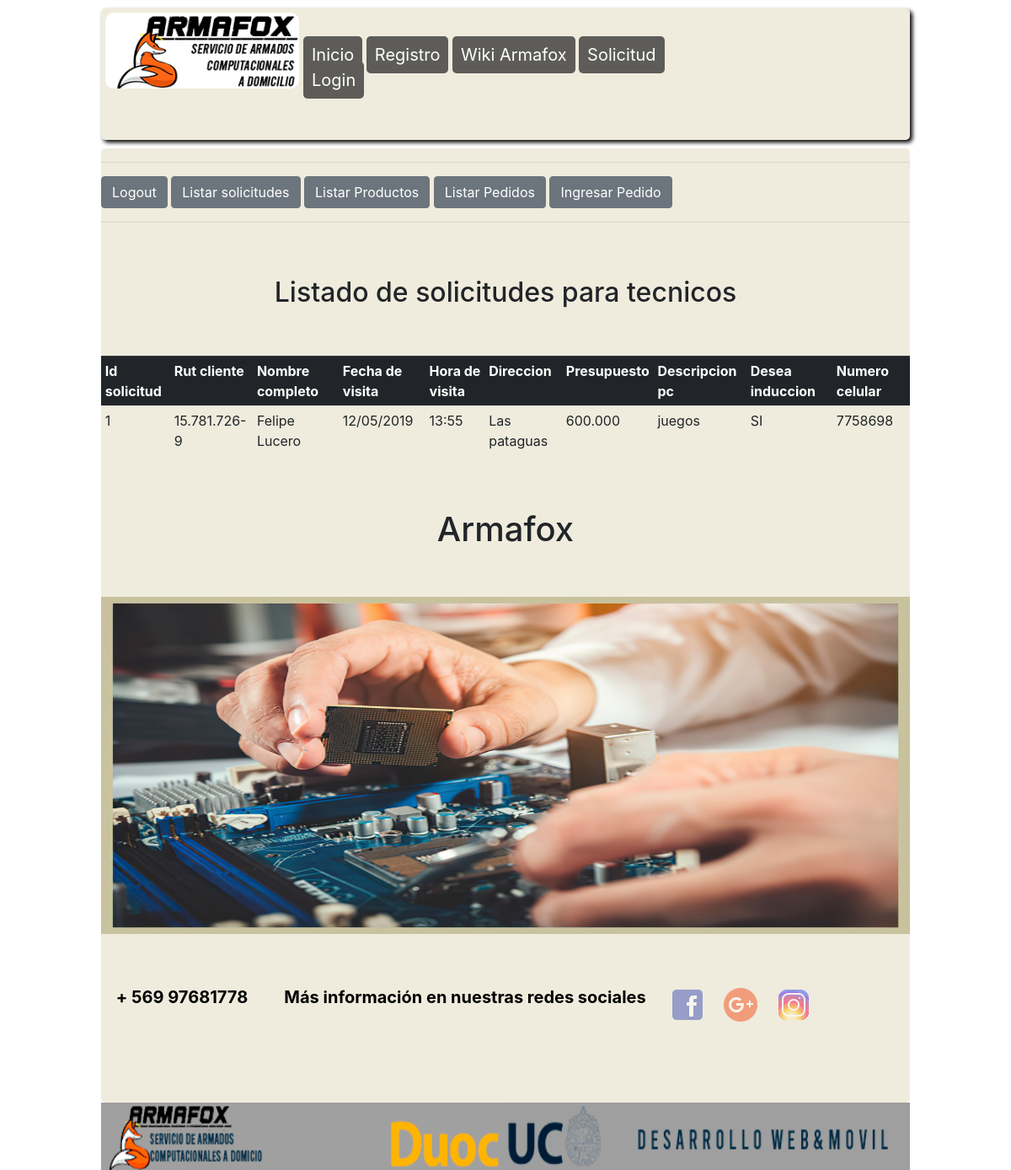
Before: /listar_soli_tecnico (signed in) with the older database file.
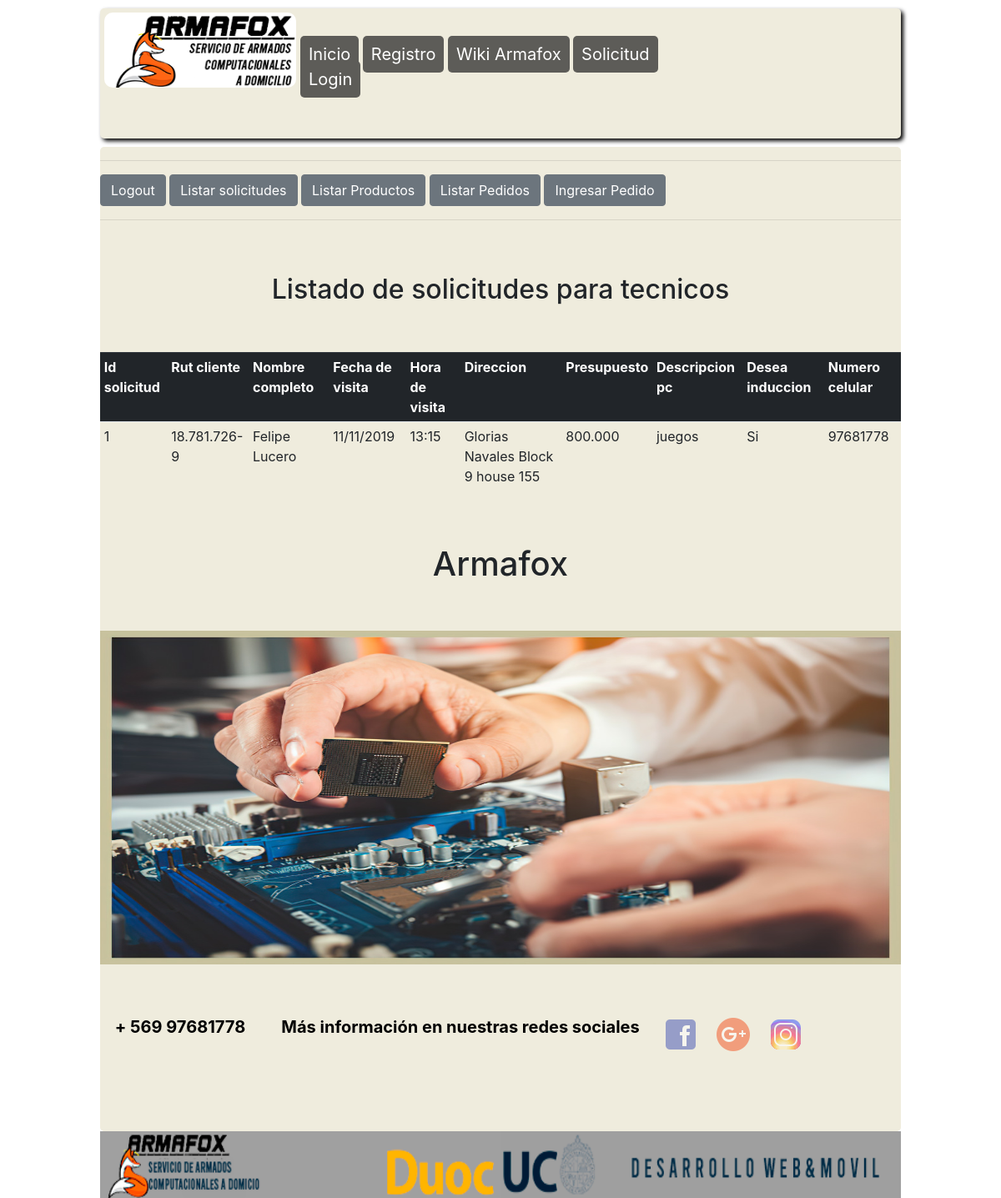
After: the same page with the newer database file.
### app_Armado/models.py (models this page shows, shortened)
class Solicitud(models.Model):
    id_servicio = models.IntegerField(primary_key=True)
    rut_cliente= models.CharField(max_length=12)
    Nombre_completo = models.CharField(max_length=100)
    fecha_de_visita = models.CharField(max_length=10)
    hora_de_visita = models.CharField(max_length=5)
    direccion= models.CharField(max_length=100)
    preosupuesto = models.CharField(max_length=9)
    descripcion_pc_a_solicitar= models.CharField(max_length=50)
    desea_induccion= models.CharField(max_length=2)
    numero_celular = models.CharField(max_length=8)

### app_Armado/views.py (the view)
# urls.py: path('listar_soli_tecnico',login_required(listar_solicitud_tecnico) , name='listar_soli_tecnico'),
def listar_solicitud_tecnico(request):
    soli = Solicitud.objects.all()
    return render(request, 'plantillas/listar_soli_tecnico.html', {'solicitud': soli})

### app_Armado/templates/plantillas/listar_soli_tecnico.html (shortened to what this page needs)
{% extends 'plantillas/Armafox.html' %}
{% block content %}
    <link rel="stylesheet" href="https://stackpath.bootstrapcdn.com/bootstrap/4.1.3/css/bootstrap.min.css">
    <hr/>
    <a class="btn btn-secondary"  href="http://127.0.0.1:8000/accounts/logout/" >Logout</a> </li>
    <a class="btn btn-secondary" role="button"   href="{% url 'listar_soli_tecnico' %}">Listar solicitudes</a>
    <a  class="btn btn-secondary" role="button"    href="{% url 'listar_producto' %}">Listar Productos</a>
    <a  class="btn btn-secondary" role="button"    href="{% url 'listarpedidos' %}">Listar Pedidos</a>
    <a  class="btn btn-secondary" role="button"    href="{% url 'solicitud' %}">Ingresar Pedido</a>
    <hr/>
    <br/>
    <br/>
    <h2 align='center'  >Listado de solicitudes para tecnicos</h2>
    <br/>
    <br/>
    <div class="table-responsive">
        <table class="table table-sm">
            <tr class="thead-dark">
                <th>Id solicitud</th>
                <th>Rut cliente</th>
                <th>Nombre completo</th>
                <th>Fecha de visita</th>
                <th>Hora de visita</th>
                <th>Direccion</th>
                <th>Presupuesto</th>
                <th>Descripcion pc</th>
                <th>Desea induccion</th>
                <th>Numero celular</th>
            </tr>
            {% for s in solicitud %}
            <tr>
                <td>{{s.id_servicio}}</td>
                <td>{{s.rut_cliente}}</td>
                <td>{{s.Nombre_completo}}</td>
                <td>{{s.fecha_de_visita}}</td>
                <td>{{s.hora_de_visita}}</td>
                <td>{{s.direccion}}</td>
                <td>{{s.preosupuesto}}</td>
                <td>{{s.descripcion_pc_a_solicitar}}</td>
                <td>{{s.desea_induccion}}</td>
                <td>{{s.numero_celular}}</td>
            </tr>
            {%endfor%}
        </table>
    </div>
    <article>
        <br/>
        <br/>
        <H1 align="center"> Armafox</H1>
        <br/>
        <br/>
        <div id="divinovacion">
            <img id=imginovacion src= "/static/img/tecnico_cliente.jpeg" alt="imagen inovacion">
        <br/>
        <br/>
        <br/>
        </div>
    </article>
    <section id="informacion">
        <div class="numero">
            <p><strong>+ 569 97681778</strong></p>
        </div>
        <div class="parmado">
            <article>
            <p><strong>Más información en nuestras redes sociales</strong></p>
            </article>
        </div>
            <section class="redes">
                <div class="Facebook"><a target="_blank" href="
                    https://www.facebook.com/ArmaFox-ARMAMOSTUPCENCASA-112910423409893/?modal=admin_todo_tour">Fac</a></div>
                <div class="Google"><a target="_blank" href="https://twitter.com/ArmafoxA">Goo</a></div>
                <div class="Instagran"><a target="_blank" href="https://www.instagram.com/armafox_armapc_cl/?hl=es-la">Ins</a></div>
                <div class="Email"><a target="_blank" href="armafoxadomicilio@gmail.com">Ema</a></div>
            </section>
    </section>
{% endblock %}

Changed rows visible on the page:
changed Solicitud "Felipe Lucero": rut_cliente "15.781.726-9" → "18.781.726-9"; fecha_de_visita "12/05/2019" → "11/11/2019"; hora_de_visita "13:55" → "13:15"; direccion "Las pataguas" → "Glorias Navales Block 9 house 155"; preosupuesto "600.000" → "800.000"; desea_induccion "SI" → "Si"; numero_celular "7758698" → "97681778"
